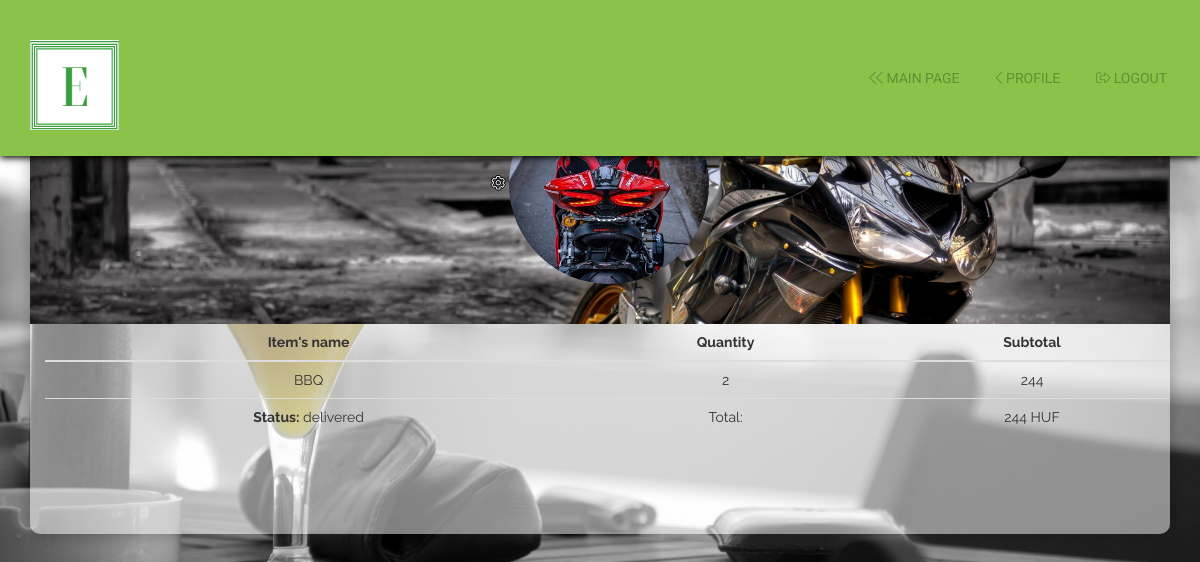
Page /php/order.php?order=1 (signed in) on the earlier database version.
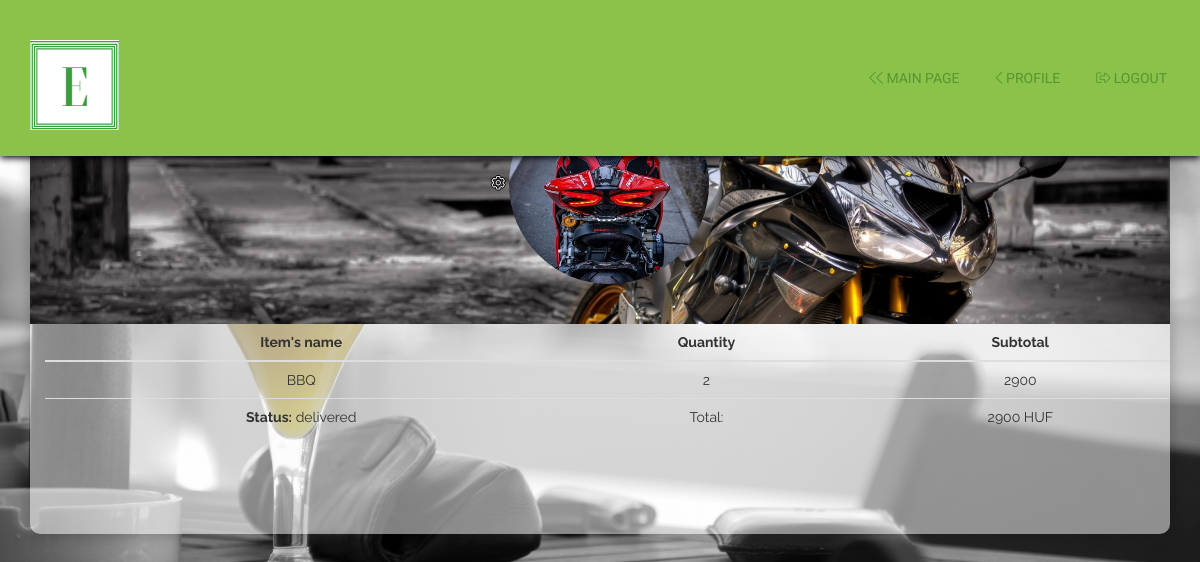
Same page on the later database version.
### tables this page shows
CREATE TABLE `cart` (
  `id` int(11) NOT NULL,
  `food_id` int(11) NOT NULL,
  `user_id` int(11) NOT NULL,
  `quantity` int(11) NOT NULL,
  `subtotal` int(11) NOT NULL,
  `status` varchar(16) NOT NULL
);

CREATE TABLE `orders` (
  `id` int(11) NOT NULL,
  `items` text NOT NULL,
  `progress` varchar(16) NOT NULL,
  `user_id` int(11) NOT NULL,
  `total` int(11) NOT NULL,
  `ordered_at` datetime NOT NULL
);

CREATE TABLE `foods` (
  `id` int(11) NOT NULL,
  `name` varchar(128) NOT NULL,
  `price` int(11) NOT NULL,
  `type` varchar(128) NOT NULL,
  `attr` varchar(255) NOT NULL,
  `imgpath` varchar(255) NOT NULL,
  `food_desc` text NOT NULL,
  `class` varchar(32) NOT NULL
);

### php/db.php (called while the page is built, shortened)
<?php
    class db{
        private static $host = "localhost:3306";
        private static $username = "root";
        private static $password = "";
        private static $database = "Restaurant";
        private static $coding = "utf8";
        private static $instance = null;
        private $connection = "";
        public function __construct(){
            $this->connection = mysqli_connect(self::$host,self::$username,self::$password);
            if(mysqli_connect_errno($this->connection)){
                die("Could not connect mysql database");
            }else{
                mysqli_select_db($this->connection,self::$database);
                mysqli_set_charset($this->connection,self::$coding);
            }
        }
        public static function get(){
            if(is_null(self::$instance)){
                self::$instance = new db;
            }
            return self::$instance;
        }
        public function query($queryString){
            $result = mysqli_query($this->connection, $queryString);
            return $result;
        }
        public function getArray($queryString){
            $rows = array();
            $result = $this->query($queryString);
            while ($row = mysqli_fetch_assoc($result)) {
                $rows[] = $row;
            }
            return $rows;
        }
        public function escape($string){
            return mysqli_real_escape_string($this->connection, $string);
        }
    }
?>

### php/order.php (the view, shortened to what the changed rows need)
<?php
require_once"db.php";
$db = db::get();
$order = $db->escape($_GET["order"]);
?>
<!DOCTYPE html>
<html>
<head>
  <link rel="stylesheet" type="text/css" href="../fontawesome/css/all.css">
  <link rel="stylesheet" href="../css/bootstrap.min.css">
  <link rel="stylesheet" href="../css/main.css">
  <link rel="stylesheet" href="../css/sweetalert2.min.css">
  <link rel="stylesheet" href="../css/profile.css">
  <link rel="stylesheet" href="../css/foodform.css">
</head>
<body class="bg" data-spy="scroll" data-target="#template-navbar">
  <?php
      $selectOrderedItemsQuery = "SELECT * FROM orders WHERE id =".$order;
      $orders = $db->getArray($selectOrderedItemsQuery);
      foreach ($orders as $order) {
        $tmp = $order["items"];
        $total = $order["total"];
        $progress = $order["progress"];
      }
      $list = explode(",", $tmp);
   ?>
  <div class="container" style="margin-top: 7%">
    <div class="card card-custom bg-white border-white border-0 text-center" style="border-radius: 10px; background-color: rgba(255,255,255,.5);">
      <div class="container">
        <div class="card-body" style="display: block;">
          <?php if(count($orders) > 0): ?>
            <table class="table">
              <thead>
                <tr>
                  <th scope="col" class="text-center">Item's name</th>
                  <th scope="col" class="text-center">Quantity</th>
                  <th scope="col" class="text-center">Subtotal</th>
                </tr>
              </thead>
              <tbody>
                <?php
                for ($i=0; $i < count($list); $i++) :
                  $selectOrderedItemsQuery = "SELECT cart.food_id, cart.quantity, cart.subtotal, foods.name FROM cart LEFT JOIN foods ON cart.food_id = foods.id WHERE cart.id =".$list[$i];
                  $getOrderedElement = $db->getArray($selectOrderedItemsQuery);
                  ?>
                  <?php foreach ($getOrderedElement as $element) : ?>
                  <tr>
                    <td><?php echo $element["name"]; ?></td>
                    <td><?php echo $element["quantity"]; ?></td>
                    <td><?php echo $element["subtotal"]; ?></td>
                  </tr>
                <?php  endforeach; ?>
                <?php  endfor; ?>
                <tr>
                  <td>
                    <b>Status:</b> <?php echo $progress; ?>
                  </td>
                  <td>Total:</td>
                  <td><?php echo $total." HUF"; ?></td>
                </tr>
          </tbody>
          </table>
          <?php endif; ?>
        </div>
      </div>
    </body>
    </html>

Differences in the rows shown:
changed cart "BBQ": subtotal "244" → "2900"
changed orders "delivered": total "244" → "2900"
